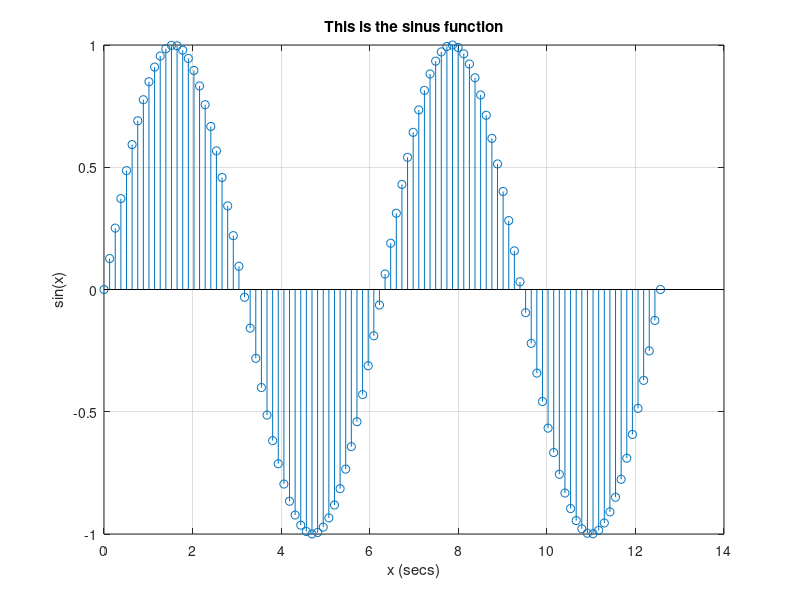

This figure's MATLAB source:
x=linspace(0,4*pi,100);
y=sin(x);
y1=exp(-x/3);
y2=y.*y1;
plot(y2)
plot(x,y2)
stem(y)
stem(x,y)
title('This is the sinus function')
grid on;
xlabel('x (secs)')
ylabel('sin(x)')